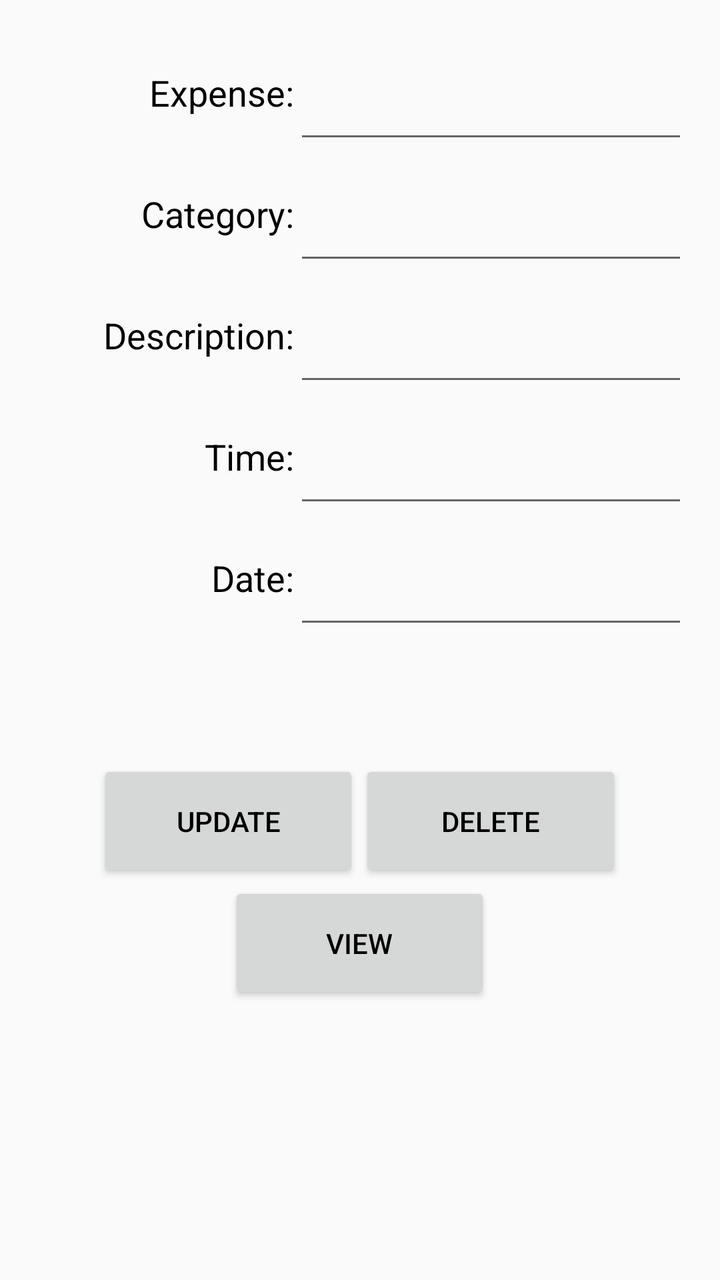
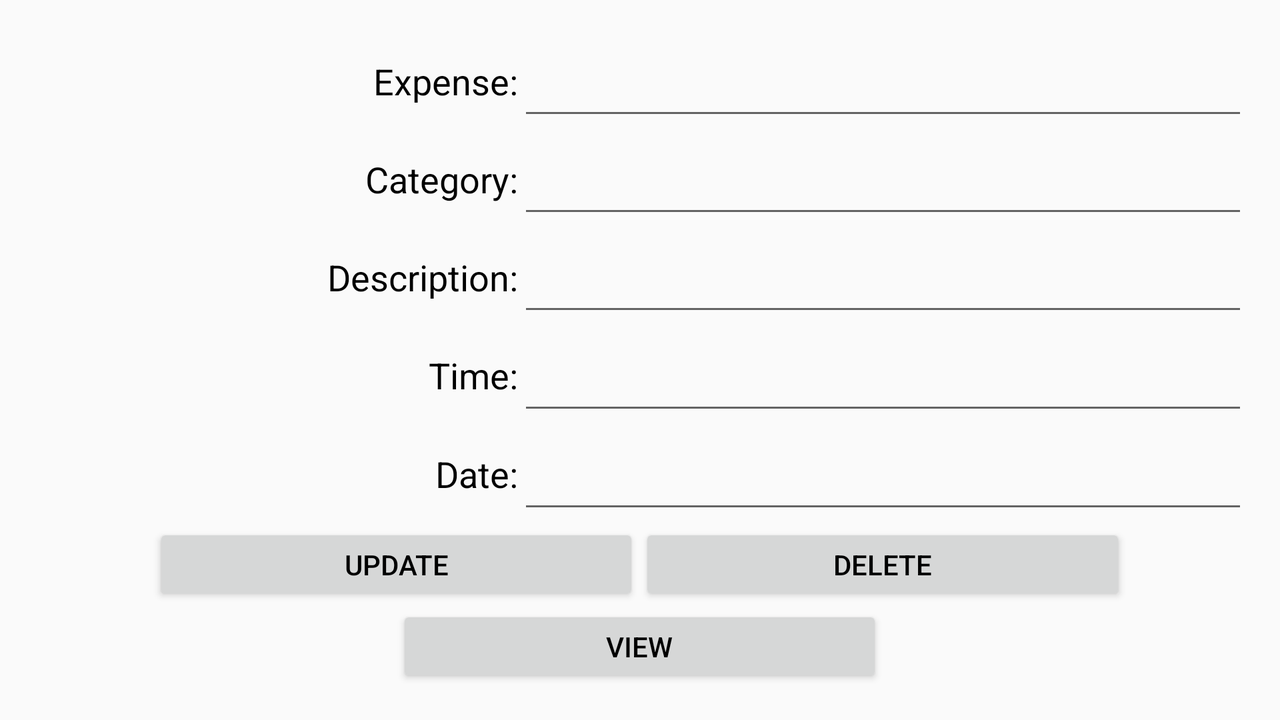

An Android layout and its configuration variant, each rendered on a device that would load it. The default file and the variant file are quoted in full after the pictures.
<!-- AndroidManifest.xml: application theme AppTheme -->
<!-- res/layout/new1.xml -->
<?xml version="1.0" encoding="utf-8"?>
<LinearLayout xmlns:android="http://schemas.android.com/apk/res/android"
    android:orientation="vertical" android:layout_width="match_parent"
    android:layout_height="match_parent"
    android:background="@drawable/a4"
    android:weightSum="5.0"
    android:id="@+id/frame_container"
    android:padding="16dp"
    >


    <LinearLayout
        android:id="@+id/tableRow3"
        android:layout_width="match_parent"
        android:layout_height="0dp"
        android:layout_weight="0.50"
        android:orientation="horizontal"
        android:weightSum="1.0" >

        <TextView
            android:id="@+id/expensetxt"
            android:layout_width="0dp"
            android:layout_height="match_parent"
            android:layout_weight="0.40"
            android:gravity="center|end"
            android:textColor="#000000"
            android:text="Expense:"
            android:textAppearance="?android:attr/textAppearanceMedium"
            />

        <EditText
            android:id="@+id/expet"
            android:layout_width="0dp"
            android:layout_height="match_parent"
            android:textColor="#000000"
            android:layout_weight="0.60"
            android:ems="10" />
    </LinearLayout>

    <LinearLayout
        android:id="@+id/tableRow4"
        android:layout_width="match_parent"
        android:layout_height="0dp"
        android:layout_weight="0.50"
        android:orientation="horizontal"
        android:weightSum="1.0" >

        <TextView
            android:id="@+id/cattxt"
            android:layout_width="0dp"
            android:layout_height="match_parent"
            android:layout_weight="0.40"
            android:gravity="center|end"
            android:textColor="#000000"
            android:text="Category:"
            android:textAppearance="?android:attr/textAppearanceMedium"
            />

        <EditText
            android:id="@+id/catet"
            android:layout_width="0dp"
            android:layout_height="match_parent"
            android:textColor="#000000"
            android:layout_weight="0.60"
            android:ems="10" />
    </LinearLayout>

    <LinearLayout
        android:id="@+id/tableRow5"
        android:layout_width="match_parent"
        android:layout_height="0dp"
        android:layout_weight="0.50"
        android:orientation="horizontal"
        android:weightSum="1.0" >

        <TextView
            android:id="@+id/destxt"
            android:layout_width="0dp"
            android:layout_height="match_parent"
            android:layout_weight="0.40"
            android:gravity="center|end"
            android:textColor="#000000"
            android:text="Description:"
            android:textAppearance="?android:attr/textAppearanceMedium"
            />

        <EditText
            android:id="@+id/deset"
            android:layout_width="0dp"
            android:layout_height="match_parent"
            android:textColor="#000000"
            android:layout_weight="0.60"
            android:ems="10" />
    </LinearLayout>

    <LinearLayout
        android:id="@+id/tableRow6"
        android:layout_width="match_parent"
        android:layout_height="0dp"
        android:layout_weight="0.50"

        android:orientation="horizontal"
        android:weightSum="1.0" >

        <TextView
            android:id="@+id/timetxt"
            android:layout_width="0dp"
            android:layout_height="match_parent"
            android:layout_weight="0.40"
            android:gravity="center|end"
            android:textColor="#000000"
            android:text="Time:"
            android:textAppearance="?android:attr/textAppearanceMedium"
            />

        <EditText
            android:id="@+id/timeet"
            android:layout_width="0dp"
            android:layout_height="match_parent"
            android:textColor="#000000"
            android:layout_weight="0.60"
            android:ems="10" />
    </LinearLayout>

    <LinearLayout
        android:id="@+id/tableRow7"
        android:layout_width="match_parent"
        android:layout_height="0dp"
        android:layout_weight="0.50"
        android:orientation="horizontal"
        android:weightSum="1.0" >

        <TextView
            android:id="@+id/datetxt"
            android:layout_width="0dp"
            android:layout_height="match_parent"
            android:layout_weight="0.40"
            android:gravity="center|end"
            android:text="Date:"
            android:textColor="#000000"
            android:textAppearance="?android:attr/textAppearanceMedium"
            />

        <EditText
            android:id="@+id/dateet"
            android:layout_width="0dp"
            android:layout_height="match_parent"
            android:textColor="#000000"
            android:layout_weight="0.60"
            android:ems="10" />
    </LinearLayout>
    <View
        android:layout_width="match_parent"
        android:layout_height="0dp"
        android:layout_weight="0.5"/>
    <LinearLayout
        android:layout_width="match_parent"
        android:layout_height="0dp"
        android:layout_weight="0.50"
        android:orientation="horizontal"
        android:weightSum="1.0">
        <View
            android:layout_width="0dp"
            android:layout_height="match_parent"
            android:layout_weight="0.1"/>
        <Button
            android:layout_width="0dp"
            android:layout_height="match_parent"
            android:text="Update"
            android:layout_weight="0.4"
            android:layout_gravity="bottom"
            android:textColor="#000000"
            android:onClick="updateclick"/>
        <Button
            android:layout_width="0dp"
            android:layout_height="match_parent"
            android:text="Delete"
            android:layout_weight="0.4"
            android:layout_gravity="bottom"
            android:textColor="#000000"
            android:onClick="deleteclick"/>
        <View
            android:layout_width="0dp"
            android:layout_height="match_parent"
            android:layout_weight="0.1"/>

        </LinearLayout>
    <LinearLayout
        android:layout_width="match_parent"
        android:layout_height="0dp"
        android:orientation="horizontal"
        android:weightSum="1.0"
        android:layout_weight="0.5">
  <View
      android:layout_width="0dp"
      android:layout_height="wrap_content"
      android:layout_weight="0.3"/>
    <Button
       android:layout_width="0dp"
       android:layout_height="match_parent"
        android:textColor="#000000"
       android:text="View"
        android:onClick="viewdb"
        android:layout_weight="0.4"/>
        <View
            android:layout_width="0dp"
            android:layout_height="wrap_content"
            android:layout_weight="0.3"/>
    </LinearLayout>
</LinearLayout>
<!-- resources referenced by this layout -->
<resources>
  <style name="AppTheme" parent="Theme.AppCompat.Light.NoActionBar">
          
          <item name="colorPrimary">@color/darkblue</item>
          <item name="colorPrimaryDark">@color/darkblue</item>
      </style>
  <color name="darkblue">#096290</color>
</resources>
<!-- res/layout-land/new1.xml (the repository's variant of the layout above) -->
<!-- drawn on the phone turned sideways -->
<?xml version="1.0" encoding="utf-8"?>
<LinearLayout xmlns:android="http://schemas.android.com/apk/res/android"
    android:orientation="vertical" android:layout_width="match_parent"
    android:layout_height="match_parent"
    android:background="@drawable/a4"
    android:weightSum="4.0"
    android:padding="16dp"
    >
    <LinearLayout
        android:id="@+id/tableRow3"
        android:layout_width="match_parent"
        android:layout_height="0dp"
        android:layout_weight="0.60"
        android:orientation="horizontal"
        android:weightSum="1.0" >

        <TextView
            android:id="@+id/expensetxt"
            android:layout_width="0dp"
            android:layout_height="match_parent"
            android:layout_weight="0.40"
            android:gravity="center|end"
            android:textColor="#000000"
            android:text="Expense:"
            android:textAppearance="?android:attr/textAppearanceMedium"
            />

        <EditText
            android:id="@+id/expet"
            android:layout_width="0dp"
            android:layout_height="match_parent"
            android:textColor="#000000"
            android:layout_weight="0.60"
            android:ems="10" />
    </LinearLayout>

    <LinearLayout
        android:id="@+id/tableRow4"
        android:layout_width="match_parent"
        android:layout_height="0dp"
        android:layout_weight="0.60"
        android:orientation="horizontal"
        android:weightSum="1.0" >

        <TextView
            android:id="@+id/cattxt"
            android:layout_width="0dp"
            android:layout_height="match_parent"
            android:layout_weight="0.40"
            android:gravity="center|end"
            android:textColor="#000000"
            android:text="Category:"
            android:textAppearance="?android:attr/textAppearanceMedium"
            />

        <EditText
            android:id="@+id/catet"
            android:layout_width="0dp"
            android:layout_height="match_parent"
            android:textColor="#000000"
            android:layout_weight="0.60"
            android:ems="10" />
    </LinearLayout>

    <LinearLayout
        android:id="@+id/tableRow5"
        android:layout_width="match_parent"
        android:layout_height="0dp"
        android:layout_weight="0.60"
        android:orientation="horizontal"
        android:weightSum="1.0" >

        <TextView
            android:id="@+id/destxt"
            android:layout_width="0dp"
            android:layout_height="match_parent"
            android:layout_weight="0.40"
            android:gravity="center|end"
            android:textColor="#000000"
            android:text="Description:"
            android:textAppearance="?android:attr/textAppearanceMedium"
            />

        <EditText
            android:id="@+id/deset"
            android:layout_width="0dp"
            android:layout_height="match_parent"
            android:textColor="#000000"
            android:layout_weight="0.60"
            android:ems="10" />
    </LinearLayout>

    <LinearLayout
        android:id="@+id/tableRow6"
        android:layout_width="match_parent"
        android:layout_height="0dp"
        android:layout_weight="0.60"

        android:orientation="horizontal"
        android:weightSum="1.0" >

        <TextView
            android:id="@+id/timetxt"
            android:layout_width="0dp"
            android:layout_height="match_parent"
            android:layout_weight="0.40"
            android:gravity="center|end"
            android:textColor="#000000"
            android:text="Time:"
            android:textAppearance="?android:attr/textAppearanceMedium"
            />

        <EditText
            android:id="@+id/timeet"
            android:layout_width="0dp"
            android:layout_height="match_parent"
            android:textColor="#000000"
            android:layout_weight="0.60"
            android:ems="10" />
    </LinearLayout>

    <LinearLayout
        android:id="@+id/tableRow7"
        android:layout_width="match_parent"
        android:layout_height="0dp"
        android:layout_weight="0.60"
        android:orientation="horizontal"
        android:weightSum="1.0" >

        <TextView
            android:id="@+id/datetxt"
            android:layout_width="0dp"
            android:layout_height="match_parent"
            android:layout_weight="0.40"
            android:gravity="center|end"
            android:text="Date:"
            android:textColor="#000000"
            android:textAppearance="?android:attr/textAppearanceMedium"
            />

        <EditText
            android:id="@+id/dateet"
            android:layout_width="0dp"
            android:layout_height="match_parent"
            android:textColor="#000000"
            android:layout_weight="0.60"
            android:ems="10" />
    </LinearLayout>

    <LinearLayout
        android:layout_width="match_parent"
        android:layout_height="0dp"
        android:layout_weight="0.50"
        android:orientation="horizontal"
        android:weightSum="1.0">
        <View
            android:layout_width="0dp"
            android:layout_height="match_parent"
            android:layout_weight="0.1"/>
        <Button
            android:layout_width="0dp"
            android:layout_height="match_parent"
            android:text="Update"
            android:layout_weight="0.4"
            android:layout_gravity="bottom"
            android:textColor="#000000"
            android:onClick="updateclick"/>
        <Button
            android:layout_width="0dp"
            android:layout_height="match_parent"
            android:text="Delete"
            android:layout_weight="0.4"
            android:layout_gravity="bottom"
            android:textColor="#000000"
            android:onClick="deleteclick"/>
        <View
            android:layout_width="0dp"
            android:layout_height="match_parent"
            android:layout_weight="0.1"/>

    </LinearLayout>
    <LinearLayout
        android:layout_width="match_parent"
        android:layout_height="0dp"
        android:orientation="horizontal"
        android:weightSum="1.0"
        android:layout_weight="0.5">
        <View
            android:layout_width="0dp"
            android:layout_height="wrap_content"
            android:layout_weight="0.3"/>
        <Button
            android:layout_width="0dp"
            android:layout_height="match_parent"
            android:textColor="#000000"
            android:text="View"
            android:onClick="viewdb"
            android:layout_weight="0.4"/>
        <View
            android:layout_width="0dp"
            android:layout_height="wrap_content"
            android:layout_weight="0.3"/>
    </LinearLayout>
</LinearLayout>
